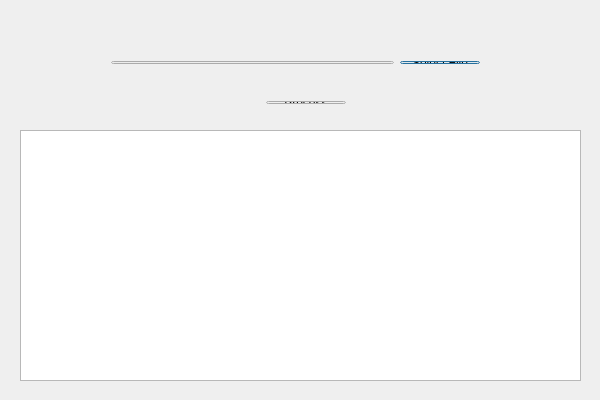
<?xml version="1.0" encoding="UTF-8"?>
<ui version="4.0">
 <class>MapExtractorClass</class>
 <widget class="QDialog" name="MapExtractorClass">
  <property name="geometry">
   <rect>
    <x>0</x>
    <y>0</y>
    <width>600</width>
    <height>400</height>
   </rect>
  </property>
  <property name="windowTitle">
   <string>MapExtractor</string>
  </property>
  <widget class="QWidget" name="layoutWidget">
   <property name="geometry">
    <rect>
     <x>100</x>
     <y>50</y>
     <width>391</width>
     <height>25</height>
    </rect>
   </property>
   <layout class="QHBoxLayout" name="horizontalLayout">
    <item>
     <widget class="QLineEdit" name="filePath"/>
    </item>
    <item>
     <widget class="QPushButton" name="selectFile">
      <property name="text">
       <string>Select File</string>
      </property>
     </widget>
    </item>
   </layout>
  </widget>
  <widget class="QWidget" name="layoutWidget">
   <property name="geometry">
    <rect>
     <x>30</x>
     <y>90</y>
     <width>551</width>
     <height>25</height>
    </rect>
   </property>
   <layout class="QHBoxLayout" name="horizontalLayout_2">
    <item>
     <spacer name="horizontalSpacer">
      <property name="orientation">
       <enum>Qt::Horizontal</enum>
      </property>
      <property name="sizeHint" stdset="0">
       <size>
        <width>40</width>
        <height>20</height>
       </size>
      </property>
     </spacer>
    </item>
    <item>
     <widget class="QPushButton" name="process">
      <property name="text">
       <string>Process</string>
      </property>
     </widget>
    </item>
    <item>
     <spacer name="horizontalSpacer_2">
      <property name="orientation">
       <enum>Qt::Horizontal</enum>
      </property>
      <property name="sizeHint" stdset="0">
       <size>
        <width>40</width>
        <height>20</height>
       </size>
      </property>
     </spacer>
    </item>
   </layout>
  </widget>
  <widget class="QTextEdit" name="showInfo">
   <property name="geometry">
    <rect>
     <x>20</x>
     <y>130</y>
     <width>561</width>
     <height>251</height>
    </rect>
   </property>
  </widget>
 </widget>
 <layoutdefault spacing="6" margin="11"/>
 <resources>
  <include location="mapextractor.qrc"/>
 </resources>
 <connections/>
</ui>
